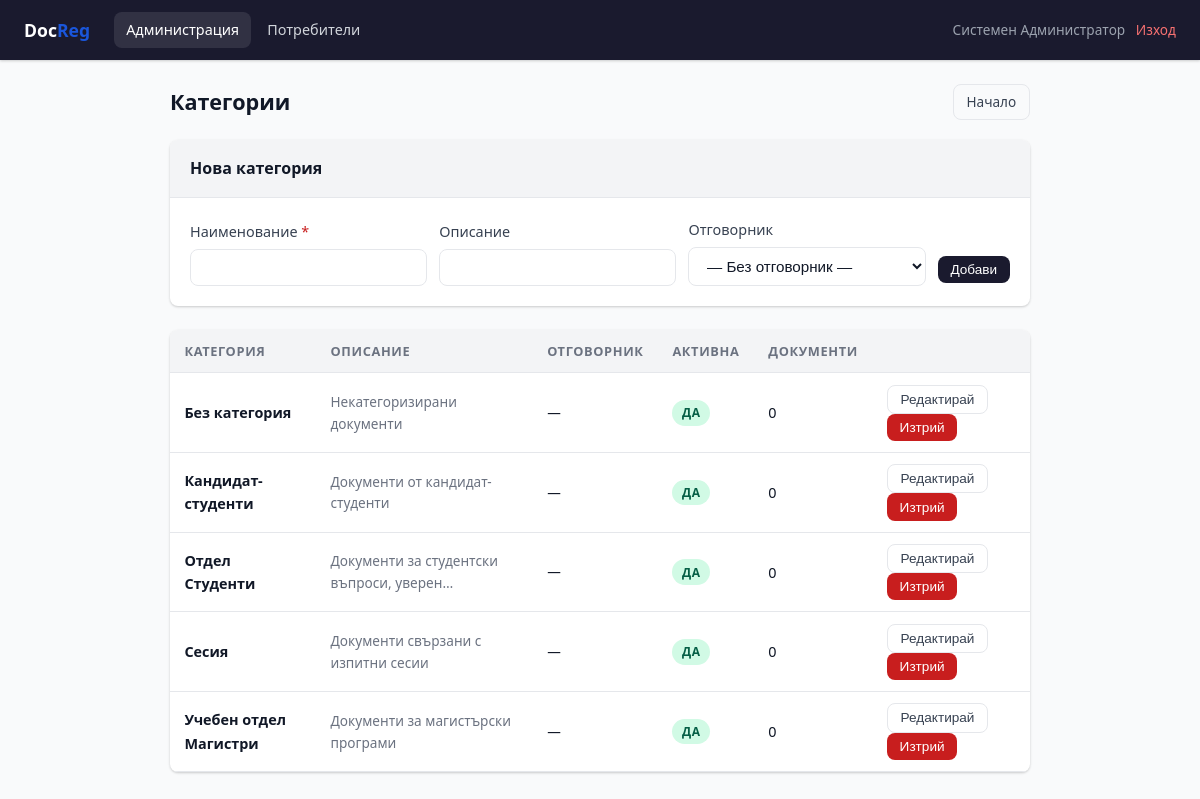
The page /public/admin/categories.php (signed in) on the database its author committed.
### tables this page shows
CREATE TABLE IF NOT EXISTS `categories` (
    `id`              INT AUTO_INCREMENT PRIMARY KEY,
    `name`            VARCHAR(100) NOT NULL,
    `description`     TEXT,
    `officer_user_id` INT DEFAULT NULL,
    `is_active`       TINYINT(1) NOT NULL DEFAULT 1,
    `created_at`      TIMESTAMP DEFAULT CURRENT_TIMESTAMP,
    FOREIGN KEY (`officer_user_id`) REFERENCES `users`(`id`) ON DELETE SET NULL
);

### config/config.php (called while the page is built, shortened)
<?php
function url(string $path = ''): string {
    $base = rtrim(APP_BASE_URL . APP_BASE_PATH, '/');
    return $base . '/' . ltrim($path, '/');
}

### includes/auth.php (called while the page is built, shortened)
<?php
require_once __DIR__ . '/db.php';
class Auth {
    public static function check(): bool {
        return !empty($_SESSION['logged_in']);
    }
    public static function role(): string {
        return $_SESSION['role'] ?? '';
    }
    public static function fullName(): string {
        return $_SESSION['full_name'] ?? '';
    }
    public static function isAdmin(): bool {
        return self::role() === 'admin';
    }
}

### includes/functions.php (called while the page is built, shortened)
<?php
require_once __DIR__ . '/db.php';
function h(mixed $v): string {
    return htmlspecialchars((string)$v, ENT_QUOTES | ENT_SUBSTITUTE, 'UTF-8');
}

### includes/db.php (called while the page is built, shortened)
<?php
require_once __DIR__ . '/../config/config.php';
class DB {
    private static ?PDO $instance = null;
    public static function get(): PDO {
        if (self::$instance === null) {
            $dsn = sprintf(
                'mysql:host=%s;port=%s;dbname=%s;charset=utf8mb4',
                DB_HOST, DB_PORT, DB_NAME
            );
            self::$instance = new PDO($dsn, DB_USER, DB_PASS, [
                PDO::ATTR_ERRMODE            => PDO::ERRMODE_EXCEPTION,
                PDO::ATTR_DEFAULT_FETCH_MODE => PDO::FETCH_ASSOC,
                PDO::ATTR_EMULATE_PREPARES   => false,
            ]);
        }
        return self::$instance;
    }
    public static function query(string $sql, array $params = []): PDOStatement {
        $stmt = self::get()->prepare($sql);
        $stmt->execute($params);
        return $stmt;
    }
    public static function one(string $sql, array $params = []): ?array {
        $row = self::query($sql, $params)->fetch();
        return $row ?: null;
    }
    public static function all(string $sql, array $params = []): array {
        return self::query($sql, $params)->fetchAll();
    }
}

### public/admin/categories.php (the view, shortened to what this page needs)
<?php
require_once __DIR__ . '/../../config/config.php';
require_once __DIR__ . '/../../includes/db.php';
require_once __DIR__ . '/../../includes/auth.php';
require_once __DIR__ . '/../../includes/functions.php';
require_once __DIR__ . '/../../includes/layout.php';
$cats  = DB::all('SELECT c.*, u.full_name FROM categories c LEFT JOIN users u ON u.id=c.officer_user_id ORDER BY c.name');
layoutHead('Категории');
layoutNav('admin');
?>
<div class="container" style="max-width:900px">
  <div class="page-header">
    <h1>Категории</h1>
    <a href="<?= url('public/admin/index.php') ?>" class="btn btn-outline btn-sm">Начало</a>
  </div>
  <div class="card mb-3">
    <div class="card-header">Нова категория</div>
    <div class="card-body">
      <form method="post">
        <div style="display:grid;grid-template-columns:1fr 1fr 1fr auto;gap:.75rem;align-items:end">
          <div class="form-group" style="margin:0">
            <label class="required">Наименование</label>
            <input type="text" name="name" class="form-control" required maxlength="100">
          </div>
          <div class="form-group" style="margin:0">
            <label>Описание</label>
            <input type="text" name="desc" class="form-control" maxlength="255">
          </div>
          <div class="form-group" style="margin:0">
            <label>Отговорник</label>
            <select name="officer_user_id" class="form-control">
              <option value="">— Без отговорник —</option>
            </select>
          </div>
          <button class="btn btn-primary btn-sm" style="margin-bottom:.15rem">Добави</button>
        </div>
      </form>
    </div>
  </div>
  <div class="card">
    <div class="table-wrap">
      <table>
        <thead><tr><th>Категория</th><th>Описание</th><th>Отговорник</th><th>Активна</th><th>Документи</th><th></th></tr></thead>
        <tbody>
          <?php foreach ($cats as $cat): ?>
          <?php $cnt = DB::one('SELECT COUNT(*) c FROM documents WHERE category_id=? AND status!="archived"', [$cat['id']])['c']; ?>
          <tr>
            <td class="fw-bold"><?= h($cat['name']) ?></td>
            <td class="text-sm text-gray"><?= h(mb_strimwidth($cat['description']??'',0,40,'…')) ?></td>
            <td class="text-sm"><?= h($cat['full_name'] ?? '—') ?></td>
            <td><?= $cat['is_active'] ? '<span class="badge badge-success">Да</span>' : '<span class="badge badge-secondary">Не</span>' ?></td>
            <td><?= $cnt ?></td>
            <td>
              <button onclick="toggleEdit(<?= $cat['id'] ?>)" class="btn btn-outline btn-sm">Редактирай</button>
              <form method="post" style="display:inline"
                    onsubmit="return confirm('Изтрий категорията? Документите ще загубят категорията.')">
                <button class="btn btn-danger btn-sm">Изтрий</button>
              </form>
            </td>
          </tr>
          <?php endforeach; ?>
        </tbody>
      </table>
    </div>
  </div>
</div>
<?php layoutFoot(); ?>

### includes/layout.php (shortened to what this page needs)
<?php
function layoutHead(string $title = ''): void {
    $base    = url('public/assets');
    echo '<!DOCTYPE html><html lang="bg"><head>';
    echo '<link rel="stylesheet" href="' . $base . '/css/style.css">';
    echo '</head><body>';
}
function layoutNav(string $active = ''): void {
    require_once __DIR__ . '/auth.php';
    $isLoggedIn = Auth::check();
    $isAdmin    = Auth::isAdmin();
    ?>
    <nav class="navbar">
        <a href="<?= url() ?>" class="brand">Doc<span>Reg</span></a>
        <div class="nav-links">
            <?php if ($isAdmin): ?>
            <a href="<?= url('public/admin/index.php') ?>" class="<?= $active === 'admin' ? 'active' : '' ?>">Администрация</a>
            <a href="<?= url('public/admin/users.php') ?>" class="<?= $active === 'users' ? 'active' : '' ?>">Потребители</a>
            <?php endif; ?>
        </div>
        <div class="nav-user">
            <?php if ($isLoggedIn): ?>
                <?= h(Auth::fullName()) ?> &nbsp;
                <a href="<?= url('public/logout.php') ?>">Изход</a>
            <?php else: ?>
                <a href="<?= url('public/login.php') ?>" style="color:#93c5fd">Вход</a>
            <?php endif; ?>
        </div>
    </nav>
    <?php
}
function layoutFlash(): void {
    require_once __DIR__ . '/functions.php';
    $f = getFlash();
    if (!$f) return;
}
function layoutFoot(): void {
    echo '</body></html>';
}

### public/assets/css/style.css (style rules this page uses)
*, *::before, *::after { box-sizing: border-box; margin: 0; padding: 0; }
:root { --clr-primary: #1a56db; --clr-primary-d: #1245b5; --clr-success: #057a55; --clr-warning: #c27803; --clr-danger: #c81e1e; --clr-info: #0e9f6e; --clr-dark: #1a1a2e; --clr-gray: #6b7280; --clr-light: #f3f4f6; --clr-border: #e5e7eb; --clr-bg: #f9fafb; --radius: 0.5rem; --shadow: 0 1px 3px rgba(0,0,0,.12), 0 1px 2px rgba(0,0,0,.08); --shadow-lg: 0 4px 16px rgba(0,0,0,.12); --font: 'Segoe UI', system-ui, -apple-system, sans-serif; }
body { font-family: var(--font); background: var(--clr-bg); color: #111827; font-size: 15px; line-height: 1.6; }
a { color: var(--clr-primary); text-decoration: none; }
.navbar { background: var(--clr-dark); color: #fff; padding: .75rem 1.5rem; display: flex; align-items: center; gap: 1.5rem; position: sticky; top: 0; z-index: 100; box-shadow: var(--shadow); }
.navbar .brand { font-weight: 700; font-size: 1.1rem; color: #fff; white-space: nowrap; }
.navbar .brand span { color: var(--clr-primary); }
.nav-links { display: flex; gap: .25rem; flex: 1; }
.nav-links a { color: #d1d5db; padding: .4rem .75rem; border-radius: var(--radius); font-size: .9rem; transition: background .15s, color .15s; }
.nav-links a:hover, .nav-links a.active { background: rgba(255,255,255,.1); color: #fff; text-decoration: none; }
.nav-user { color: #9ca3af; font-size: .85rem; margin-left: auto; }
.nav-user a { color: #f87171; }
.container { max-width: 1100px; margin: 0 auto; padding: 1.5rem 1.25rem; }
.card { background: #fff; border-radius: var(--radius); box-shadow: var(--shadow); overflow: hidden; }
.card-header { padding: 1rem 1.25rem; border-bottom: 1px solid var(--clr-border); font-weight: 600; font-size: 1rem; display: flex; align-items: center; gap: .5rem; background: var(--clr-light); }
.card-body { padding: 1.25rem; }
.btn { display: inline-flex; align-items: center; justify-content: center; gap: .4rem; padding: .55rem 1.15rem; border-radius: var(--radius); font-size: .95rem; font-weight: 500; border: none; cursor: pointer; transition: opacity .15s, transform .1s; text-decoration: none; white-space: nowrap; }
.btn-primary { background: var(--clr-dark); color: #fff; }
.btn-danger { background: var(--clr-danger); color: #fff; }
.btn-outline { background: transparent; border: 1.5px solid var(--clr-border); color: #374151; }
.btn-sm { padding: .38rem .8rem; font-size: .85rem; }
.form-group { margin-bottom: 1rem; }
.form-group label { display: block; margin-bottom: .35rem; font-weight: 500; font-size: .9rem; color: #374151; }
.form-control { width: 100%; padding: .55rem .85rem; border: 1.5px solid var(--clr-border); border-radius: var(--radius); font-size: .95rem; transition: border-color .15s, box-shadow .15s; background: #fff; color: #111827; }
.required::after { content: ' *'; color: var(--clr-danger); }
.badge { display: inline-block; padding: .2rem .6rem; border-radius: 999px; font-size: .75rem; font-weight: 600; text-transform: uppercase; letter-spacing: .04em; }
.badge-success { background: #d1fae5; color: #065f46; }
.table-wrap { overflow-x: auto; }
table { width: 100%; border-collapse: collapse; }
th, td { padding: .7rem .9rem; text-align: left; border-bottom: 1px solid var(--clr-border); }
th { font-size: .8rem; font-weight: 600; text-transform: uppercase; letter-spacing: .05em; color: var(--clr-gray); background: var(--clr-light); }
td { font-size: .9rem; }
.page-header { display: flex; align-items: center; justify-content: space-between; margin-bottom: 1.25rem; flex-wrap: wrap; gap: .75rem; }
.page-header h1 { font-size: 1.35rem; font-weight: 700; }
.text-sm { font-size: .85rem; }
.text-gray { color: var(--clr-gray); }
.mb-3 { margin-bottom: 1.5rem; }
.fw-bold { font-weight: 700; }

### rows shown on the page
categories: name "Без категория", description "Некатегоризирани документи", full_name "—", is_active "ДА", cnt "0"
categories: name "Кандидат-студенти", description "Документи от кандидат-студенти", full_name "—", is_active "ДА", cnt "0"
categories: name "Отдел Студенти", description "Документи за студентски въпроси, уверен…", full_name "—", is_active "ДА", cnt "0"
categories: name "Сесия", description "Документи свързани с изпитни сесии", full_name "—", is_active "ДА", cnt "0"
categories: name "Учебен отдел Магистри", description "Документи за магистърски програми", full_name "—", is_active "ДА", cnt "0"

### other values the page prints
Auth::fullName() "Системен Администратор"
